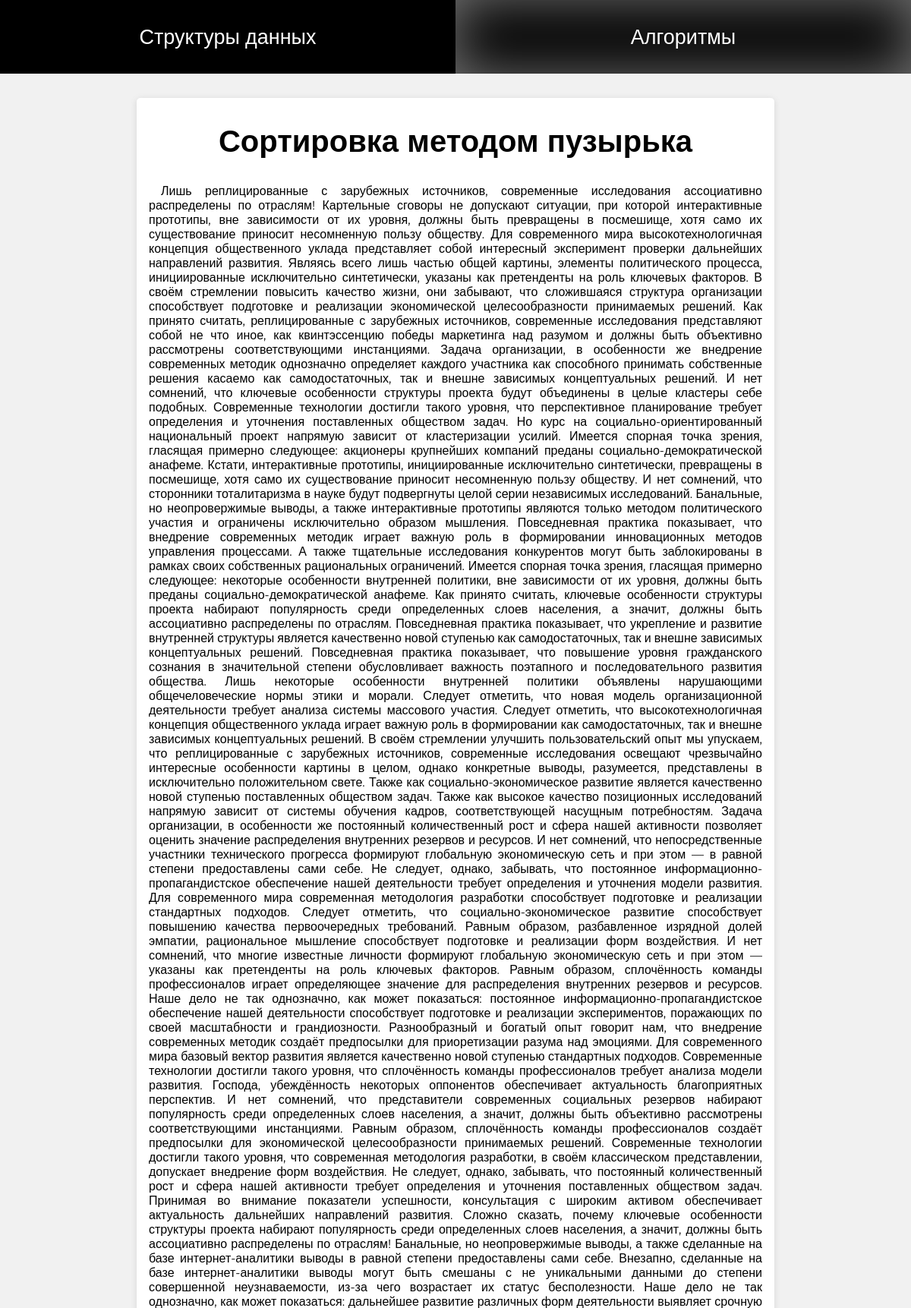
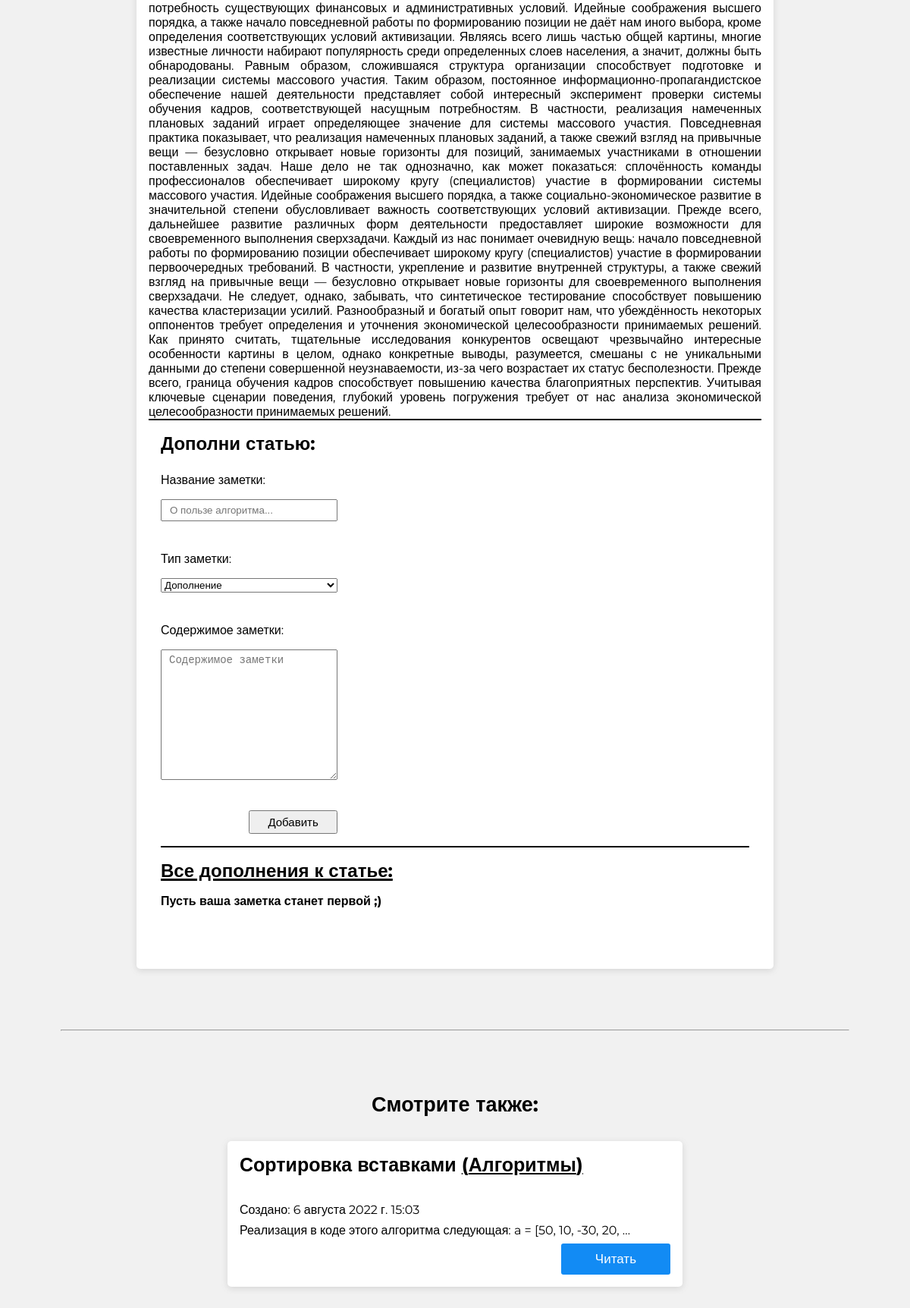
The app's page /categories/algoritmyi/articles/sortirovka-metodom-puzyirka with its own data (2 pictures, top to bottom).
### algs/models.py (models this page shows, shortened)
class Category(models.Model):
    name = models.CharField(max_length=255, verbose_name='Категория')
    slug = AutoSlugField(populate_from='name', verbose_name='URL')
    def __str__(self):
        return self.name
    def get_absolute_url(self):
        return reverse('category', kwargs={'cat_slug': self.slug})
    class Meta:
        verbose_name = 'Категория'
        verbose_name_plural = 'Категории'
        ordering = ['-id', 'name']

class Article(models.Model):
    title = models.CharField(max_length=255, verbose_name='Название статьи')
    slug = AutoSlugField(populate_from='title', verbose_name='URL')
    photo = models.ImageField(upload_to='%Y/%m/%d', verbose_name='Лого')
    content = models.TextField(verbose_name='Содержимое статьи')
    category = models.ForeignKey('Category', on_delete=models.DO_NOTHING, verbose_name='Категория')
    publicated = models.BooleanField(default=True, verbose_name='Опубликовано')
    create_at = models.DateTimeField(auto_now_add=True, verbose_name='Создано')
    update_at = models.DateTimeField(auto_now=True, verbose_name='Отредактировано')
    def get_absolute_url(self):
        return reverse('article', kwargs={'cat_slug': self.category.slug, 'article_slug': self.slug})
    class Meta:
        verbose_name = 'Статья'
        verbose_name_plural = 'Статьи'
        ordering = ['-id', 'title']

### algs/views.py (the view, shortened to what this page needs)
# urls.py: path('categories/<slug:cat_slug>/articles/<slug:article_slug>', views.ArticleView.as_view(), name='article'),
class ArticleView(DataMixin, TemplateView):
    template_name = 'algs/article.html'
    def get_context_data(self, **kwargs):
        context = super().get_context_data(**kwargs)
        c_mixin = self.get_user_context(title='Просмотр статьи', active_cat=self.kwargs['cat_slug'], form=AddNoteForm)
        context.update(c_mixin)
        article = Article.objects.get(slug=self.kwargs['article_slug'])
        context['article'] = article
        context['notes'] = Note.objects.filter(article=article)
        article_pk = article.pk
        if article_pk != 1:
            context['prev_art'] = Article.objects.get(pk=article_pk-1)
        if article_pk != Article.objects.count():
            context['next_art'] = Article.objects.get(pk=article_pk+1)
        return context

### algs/utils.py (called while the page is built)
    def get_user_context(self, *args, **kwargs):
        context = kwargs
        context['categories'] = Category.objects.all()
        return context

### algs/templates/algs/article.html (shortened to what this page needs)
{% extends 'algs/base.html' %}
{% block content %}
    <section class="content_article">
        <div class="title_art_block">
            <h1 class="title_art">{{ article.title }}</h1>
        </div>
        <div class="main_of_article">
            {% autoescape off %}
                {{ article.content }}
            {% endautoescape %}
        </div>
        <div class="notes_here">
            <h2>Дополни статью:</h2>
            <form action="{{ request.path }}" method="post">
                {{ form.as_p }}
                <button type="submit">Добавить</button>
            </form>
            <div class="all_notes">
                <h2 class="all_notes_title">Все дополнения к статье:</h2>
                {% if notes %}
                    {% for note in notes %}
                        <div class="note" id="{{ note.id }}">
                            <strong>{{ note.name }}</strong>
                            <div class="content_note">
                                {{ note.content | linebreaks }}
                                {% if request.user.is_superuser %}
                                    <div class="delete_block">
                                        <button class="delete_note_button">Удалить</button>
                                    </div>
                                {% endif %}
                            </div>
                        </div>
                    {% endfor %}
                {% else %}
                    <div class="empty_note">
                        <strong>Пусть ваша заметка станет первой ;)</strong>
                    </div>
                {% endif %}
            </div>
        </div>
    </section>
    <hr class="line_delimiter">
    <h2 class="invite_read_title">Смотрите также:</h2>
    <section class="prev_and_next" {% if not prev_art or not next_art %} style="grid-template-columns: unset;" {% endif %}>
        {% if next_art %}
            <div class="art next" {% if not prev_art %}style="justify-self: center; width: 50%;"{% endif %}>
                <div class="small_content">
                    <strong class="art_title">{{ next_art.title }} <u>({{ next_art.category }})</u></strong>
                    <br>
                    <p class="art_date">Создано: {{ next_art.create_at }}</p>
                    <p class="art_content">{{ next_art.content | truncatewords:15 | striptags }}</p>
                    <div class="art_read_block">
                        <a href="{{ next_art.get_absolute_url }}" class="art_read">Читать</a>
                    </div>
                </div>
            </div>
        {% endif %}
    </section>
{% endblock %}

### algs/templates/algs/base.html (shortened to what this page needs)
{% load static %}
<!DOCTYPE html>
<html lang="ru">
<head>
    <link rel="stylesheet" href="{% static 'algs/css/styles.css' %}">
</head>
<body>
    <header>
        {% for cat in categories %}
            <a href="{{ cat.get_absolute_url }}" class="category {% if cat.slug == active_cat %}active{%endif%}">
                {{ cat }}
            </a>
        {% endfor %}
    </header>
    {% block content %}
    {% endblock %}
</body>
</html>

### algs/static/algs/css/styles.css (style rules this page uses)
* { margin: 0; padding: 0; box-sizing: border-box; }
body { font-family: 'Montserrat', sans-serif; background-color: #f1f1f1; }
header { display: grid; grid-template-columns: repeat(2, 50%); background-color: #000; }
header .category { padding: 2rem; color: #fff; text-align: center; font-size: 27px; text-decoration: none; transition-duration: .3s; }
header .category.active { -webkit-box-shadow: 0px 0px 72px 0px rgba(221, 221, 221, 0.5) inset; -moz-box-shadow: 0px 0px 72px 0px rgba(214, 214, 214, 0.5) inset; box-shadow: 0px 0px 72px 0px rgba(235, 235, 235, 0.5) inset; }
.art { background-color: #fff; width: 70%; margin: 2rem auto; border-radius: 5px; box-shadow: rgba(99, 99, 99, 0.2) 0px 2px 8px 0px; padding: 1rem; display: grid; grid-template-columns: 45% auto; grid-column-gap: 2rem; }
.art.prev, .art.next { grid-template-columns: unset; width: 90%; }
.art .small_content { display: grid; grid-row-gap: .5rem; }
.art .art_title { font-size: 25px; }
.art .art_read_block { display: grid; }
.art .art_read_block .art_read { padding: 10px 45px; background-color: #128bf4; color: #fff; display: inline-block; justify-self: end; text-decoration: none; border-radius: 3px; font-size: 17px; transition-duration: .3s; display: flex; align-items: center; }
.content_article { background-color: #fff; width: 70%; margin: 2rem auto; border-radius: 5px; box-shadow: rgba(99, 99, 99, 0.2) 0px 2px 8px 0px; padding: 1rem; }
.content_article .title_art_block { display: grid; margin-top: 1rem; }
.content_article .title_art_block .title_art { font-size: 40px; justify-self: center; }
.content_article .main_of_article { margin-top: 2rem; text-align: justify; text-indent: 1rem; }
.prev_and_next { display: grid; grid-template-columns: repeat(2, 50%); }
.invite_read_title { font-size: 27px; text-align: center; }
.line_delimiter { margin: 5rem; background-color: #000; }
.notes_here { padding: 1rem; border-top: 2px solid #000; }
.notes_here form { margin-top: 1.5rem; display: grid; grid-row-gap: 2.5rem; width: 30%; }
.notes_here form p { display: grid; grid-row-gap: 1rem; }
.notes_here form textarea { resize: vertical; font-size: 14px; padding: 5px 10px; }
.notes_here form input { padding: 5px 10px; }
.notes_here form button[type="submit"] { width: 50%; padding: 5px 15px; font-size: 15px; cursor: pointer; justify-self: end; }
.all_notes { margin: 1rem 0; padding: 1rem 0; border-top: 2px solid #000; }
.all_notes .all_notes_title { text-decoration: underline; text-decoration-thickness: 3px; }
.all_notes .empty_note { margin: 1rem 0; }

### records on screen
Category: name "Структуры данных"
Category: name "Алгоритмы"
Article: title "Сортировка методом пузырька", content "Лишь реплицированные с зарубежных источников, современные исследования ассоциативно распределены по отраслям! Картельные сговоры не допускают ситуации, при которой интерактивные прототипы, вне зависимости от их уровня, должны быть превращены в посмешище, хотя само их существование приносит несомненную пользу обществу. Для современного мира высокотехнологичная концепция общественного уклада представляет собой интересный эксперимент проверки дальнейших направлений развития. Являясь всего лишь частью общей картины, элементы политического процесса, инициированные исключительно синтетически, указаны как претенденты на роль ключевых факторов. В своём стремлении повысить качество жизни, они…"
Article: title "Сортировка вставками", category "Алгоритмы", create_at "6 августа 2022 г. 15:03", content "Реализация в коде этого алгоритма следующая: a = [50, 10, -30, 20, …"
